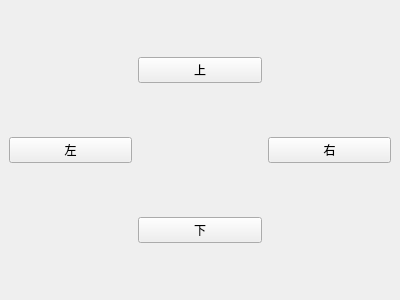
<?xml version="1.0" encoding="UTF-8"?>
<ui version="4.0">
 <class>MainWindow</class>
 <widget class="QMainWindow" name="MainWindow">
  <property name="geometry">
   <rect>
    <x>0</x>
    <y>0</y>
    <width>400</width>
    <height>300</height>
   </rect>
  </property>
  <property name="windowTitle">
   <string>MainWindow</string>
  </property>
  <widget class="QWidget" name="centralwidget">
   <layout class="QGridLayout" name="gridLayout">
    <item row="0" column="1">
     <widget class="QPushButton" name="pushButton_top">
      <property name="text">
       <string>上</string>
      </property>
     </widget>
    </item>
    <item row="1" column="0">
     <widget class="QPushButton" name="pushButton_left">
      <property name="text">
       <string>左</string>
      </property>
     </widget>
    </item>
    <item row="1" column="2">
     <widget class="QPushButton" name="pushButton_right">
      <property name="text">
       <string>右</string>
      </property>
     </widget>
    </item>
    <item row="2" column="1">
     <widget class="QPushButton" name="pushButton_bottom">
      <property name="text">
       <string>下</string>
      </property>
     </widget>
    </item>
   </layout>
  </widget>
 </widget>
 <resources/>
 <connections/>
</ui>
